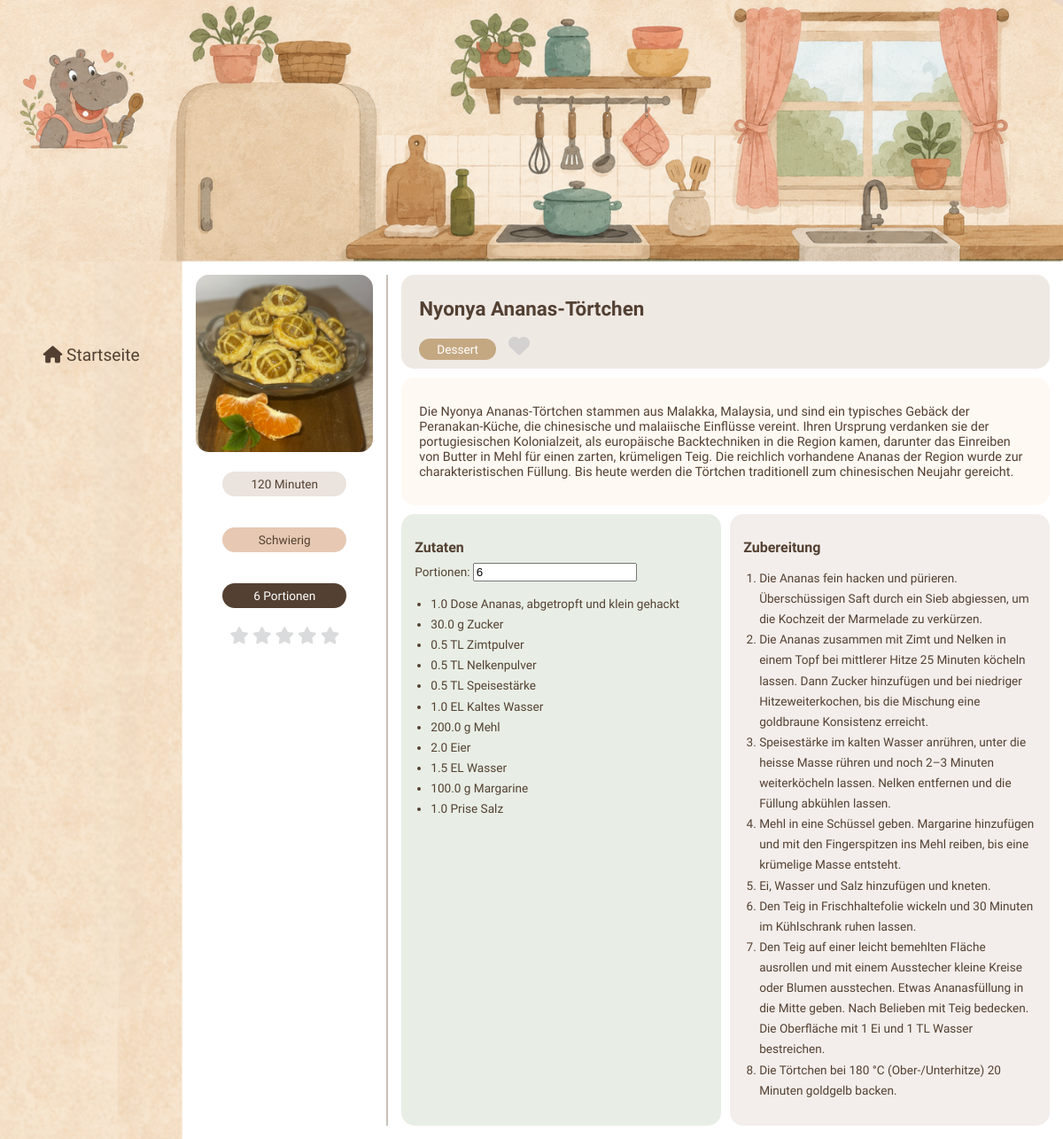
/recipe/3, run on the app's committed database.
### app.py (models this page shows)
class Recipe(db.Model):
  id = db.Column(db.Integer, primary_key=True)
  name = db.Column(db.String(100), nullable=False)
  description = db.Column(db.String(500), nullable=False)
  image = db.Column(db.String(200))
  preparation_time = db.Column(db.Integer, nullable=False)
  portions = db.Column(db.Integer, nullable=False)
  difficulty = db.Column(db.String(50), nullable=False)
  category_id = db.Column(db.Integer, db.ForeignKey('category.id'))
  category = db.relationship('Category', backref='recipes')
  is_default = db.Column(db.Boolean, default=False, nullable=False)

class Category(db.Model):
  id = db.Column(db.Integer, primary_key=True)
  name = db.Column(db.String(50), nullable=False)

class Ingredient(db.Model):
  id = db.Column(db.Integer, primary_key=True)
  name = db.Column(db.String(100), nullable=False)
  quantity = db.Column(db.Float)
  measurement_unit = db.Column(db.String(50))
  recipe_id = db.Column(db.Integer, db.ForeignKey('recipe.id'))

class Preparation(db.Model):
  id = db.Column(db.Integer, primary_key=True)
  step_number = db.Column(db.Integer, nullable=False)
  description = db.Column(db.String(500), nullable=False)
  recipe_id = db.Column(db.Integer, db.ForeignKey('recipe.id'))

### app.py (the view)
@recipe_app.route('/recipe/<int:id>')
def recipe_detail(id):
  recipe = Recipe.query.get_or_404(id)
  ingredients = Ingredient.query.filter_by(recipe_id=id).all()
  steps = Preparation.query.filter_by(recipe_id=id).all()
  return render_template('detail.html', recipe=recipe, ingredients=ingredients, steps=steps)

### templates/detail.html (shortened to what this page needs)
<!DOCTYPE html>
<html lang="de">
  <head>
    <link rel="stylesheet" href="{{ url_for('static', filename='css/style.css') }}">
    <link rel="stylesheet" href="https://cdnjs.cloudflare.com/ajax/libs/font-awesome/6.7.2/css/all.min.css">
  </head>
  <body class="detail-body">
    <div class="detail-sidebar">
      <a href="{{ url_for('home') }}"><i class="fa-solid fa-house"></i> Startseite</a>
    </div>
    <div class="detail-page">
      <div class="detail-right">
        <div class="detail-content">
          <div class="detail-left">
            <div class="detail-image-box">
              <img src="{{ url_for('static', filename='images/recipes/' + recipe.image) }}"
                alt="{{ recipe.name }}"
                class="detail-image">
            </div>
            <p class="detail-time">{{ recipe.preparation_time }} Minuten</p>
            <p class="detail-difficulty-badge">{{ recipe.difficulty }}</p>
            <p class="detail-portions-badge">{{ recipe.portions }} Portionen</p>
            <div class="detail-stars">
              <i class="fa-solid fa-star"></i>
              <i class="fa-solid fa-star"></i>
              <i class="fa-solid fa-star"></i>
              <i class="fa-solid fa-star"></i>
              <i class="fa-solid fa-star"></i>
            </div>
          </div>
          <div class="detail-main">
            <div class="detail-title-box">
              <h1>{{ recipe.name }}</h1>
              <span class="detail-category-badge">{{ recipe.category.name }}</span>
              <i id="heart-button" class="fa-solid fa-heart" data-recipe-id="{{ recipe.id }}"></i>
            </div>
            <div class="detail-description-box">
              <p>{{ recipe.description }}</p>
            </div>
            <div class="detail-bottom">
              <div class="detail-ingredients">
                <h2>Zutaten</h2>
                <label>Portionen: <input type="number" id="portions-input" value="{{ recipe.portions }}" min="1"></label>
                <ul>
                  {% for ingredient in ingredients %}
                    <li>
                      <span class="ingredient-quantity" data-base="{{ ingredient.quantity }}">
                        {% if ingredient.quantity %}{{ ingredient.quantity }}{% endif %}
                      </span>
                      {% if ingredient.measurement_unit %}{{ ingredient.measurement_unit }}{% endif %}
                      {{ ingredient.name }}
                    </li>
                  {% endfor %}
                </ul>
              </div>
              <div class="detail-steps">
                <h2>Zubereitung</h2>
                <ol>
                  {% for step in steps %}
                    <li>{{ step.description }}</li>
                  {% endfor %}
                </ol>
              </div>
            </div>
          </div>
        </div>
      </div>
    </div>
  </body>
</html>

### static/css/style.css (style rules this page uses)
html, body { margin: 0; padding: 0; overflow-x: hidden; }
.detail-body { min-height: 100vh; background-image: url("/static/images/detail.png"), url("/static/images/detail-extension.png"); background-size: 100% auto, 100% auto; background-position: top left, bottom left; background-repeat: no-repeat, repeat-y; margin: 0; padding: 0; }
.detail-sidebar { position: absolute; left: 0; top: 0; width: 17.19vw; height: 100vh; display: flex; flex-direction: column; align-items: center; justify-content: center; gap: 15px; z-index: 100; background: transparent; }
.detail-sidebar a, .detail-sidebar button { text-decoration: none; color: #534032; font-family: 'Cause', sans-serif; font-size: 1.2rem; background: none; border: none; cursor: pointer; padding: 0; }
.detail-page { padding-top: 24.61vw; padding-left: 17.19vw; box-sizing: border-box; }
.detail-right { padding: 15px; }
.detail-content { display: flex; gap: 15px; align-items: flex-start; }
.detail-left { display: flex; flex-direction: column; gap: 8px; align-items: center; flex-shrink: 0; border-right: 2px solid #c8c0b8; padding-right: 15px; align-self: stretch; }
.detail-image-box { width: 200px; height: 200px; background-color: rgba(216, 200, 188, 0.5); border-radius: 15px; overflow: hidden; }
.detail-image { width: 100%; height: 100%; object-fit: cover; }
.detail-time, .detail-difficulty-badge, .detail-portions-badge { width: 140px; text-align: center; border-radius: 20px; font-size: 0.85rem; font-family: 'Cause', sans-serif; padding: 6px 0; box-sizing: border-box; }
.detail-time { background-color: rgba(216, 200, 188, 0.5); color: #534032; }
.detail-difficulty-badge { background-color: rgba(216, 166, 128, 0.6); color: #534032; }
.detail-portions-badge { background-color: #534032; color: white; }
.detail-main { flex: 1; display: flex; flex-direction: column; gap: 10px; }
.detail-title-box { font-family: 'Cause', sans-serif; background-color: rgba(216, 200, 188, 0.4); border-radius: 15px; padding: 10px 20px; color: #534032; }
.detail-title-box h1 { font-size: 1.4rem; color: #534032; }
.detail-category-badge { background-color: #c4a882; padding: 4px 20px; border-radius: 20px; font-size: 0.85rem; color: white; display: inline-block; margin-top: 6px; }
.detail-description-box { font-family: 'Cause', sans-serif; background-color: rgba(255, 248, 242, 0.8); border-radius: 15px; padding: 15px 20px; color: #534032; font-size: 0.9rem; min-height: 80px; }
.detail-bottom { display: flex; gap: 10px; align-items: stretch; }
.detail-ingredients, .detail-steps { font-family: 'Cause', sans-serif; flex: 1; border-radius: 15px; padding: 15px; color: #534032; font-size: 0.85rem; min-height: 200px; }
.detail-ingredients { background-color: rgba(180, 200, 170, 0.3); }
.detail-steps { background-color: rgba(216, 200, 188, 0.3); }
.detail-ingredients h2, .detail-steps h2 { font-size: 1rem; margin-bottom: 8px; color: #534032; }
.detail-ingredients ul, .detail-steps ol { padding-left: 18px; line-height: 1.7; }
#heart-button { cursor: pointer; font-size: 1.5rem; transition: transform 0.15s ease; color: rgba(194, 195, 196, 0.6); margin-left: 10px; }
.detail-stars { display: flex; flex-direction: row; gap: 4px; }
.detail-stars i { color: rgba(194, 195, 196, 0.6); font-size: 1.2rem; }

### data on the page
Recipe: image (picture), preparation_time "120", difficulty "Schwierig", portions "6", name "Nyonya Ananas-Törtchen", description "Die Nyonya Ananas-Törtchen stammen aus Malakka, Malaysia, und sind ein typisches Gebäck der Peranakan-Küche, die chinesische und malaiische Einflüsse vereint. Ihren Ursprung verdanken sie der portugiesischen Kolonialzeit, als europäische Backtechniken in die Region kamen, darunter das Einreiben von Butter in Mehl für einen zarten, krümeligen Teig. Die reichlich vorhandene Ananas der Region wurde zur charakteristischen Füllung. Bis heute werden die Törtchen traditionell zum chinesischen Neujahr gereicht."
Category: category.name "Dessert"
Ingredient: quantity "1.0", name "Dose Ananas, abgetropft und klein gehackt"
Ingredient: quantity "30.0", measurement_unit "g", name "Zucker"
Ingredient: quantity "0.5", measurement_unit "TL", name "Zimtpulver"
Ingredient: quantity "0.5", measurement_unit "TL", name "Nelkenpulver"
Ingredient: quantity "0.5", measurement_unit "TL", name "Speisestärke"
Ingredient: quantity "1.0", measurement_unit "EL", name "Kaltes Wasser"
Ingredient: quantity "200.0", measurement_unit "g", name "Mehl"
Ingredient: quantity "2.0", name "Eier"
Ingredient: quantity "1.5", measurement_unit "EL", name "Wasser"
Ingredient: quantity "100.0", measurement_unit "g", name "Margarine"
Ingredient: quantity "1.0", measurement_unit "Prise", name "Salz"
Preparation: description "Die Ananas fein hacken und pürieren. Überschüssigen Saft durch ein Sieb abgiessen, um die Kochzeit der Marmelade zu verkürzen."
Preparation: description "Die Ananas zusammen mit Zimt und Nelken in einem Topf bei mittlerer Hitze 25 Minuten köcheln lassen. Dann Zucker hinzufügen und bei niedriger Hitzeweiterkochen, bis die Mischung eine goldbraune Konsistenz erreicht."
Preparation: description "Speisestärke im kalten Wasser anrühren, unter die heisse Masse rühren und noch 2–3 Minuten weiterköcheln lassen. Nelken entfernen und die Füllung abkühlen lassen."
Preparation: description "Mehl in eine Schüssel geben. Margarine hinzufügen und mit den Fingerspitzen ins Mehl reiben, bis eine krümelige Masse entsteht."
Preparation: description "Ei, Wasser und Salz hinzufügen und kneten."
Preparation: description "Den Teig in Frischhaltefolie wickeln und 30 Minuten im Kühlschrank ruhen lassen."
Preparation: description "Den Teig auf einer leicht bemehlten Fläche ausrollen und mit einem Ausstecher kleine Kreise oder Blumen ausstechen. Etwas Ananasfüllung in die Mitte geben. Nach Belieben mit Teig bedecken. Die Oberfläche mit 1 Ei und 1 TL Wasser bestreichen."
Preparation: description "Die Törtchen bei 180 °C (Ober-/Unterhitze) 20 Minuten goldgelb backen."
